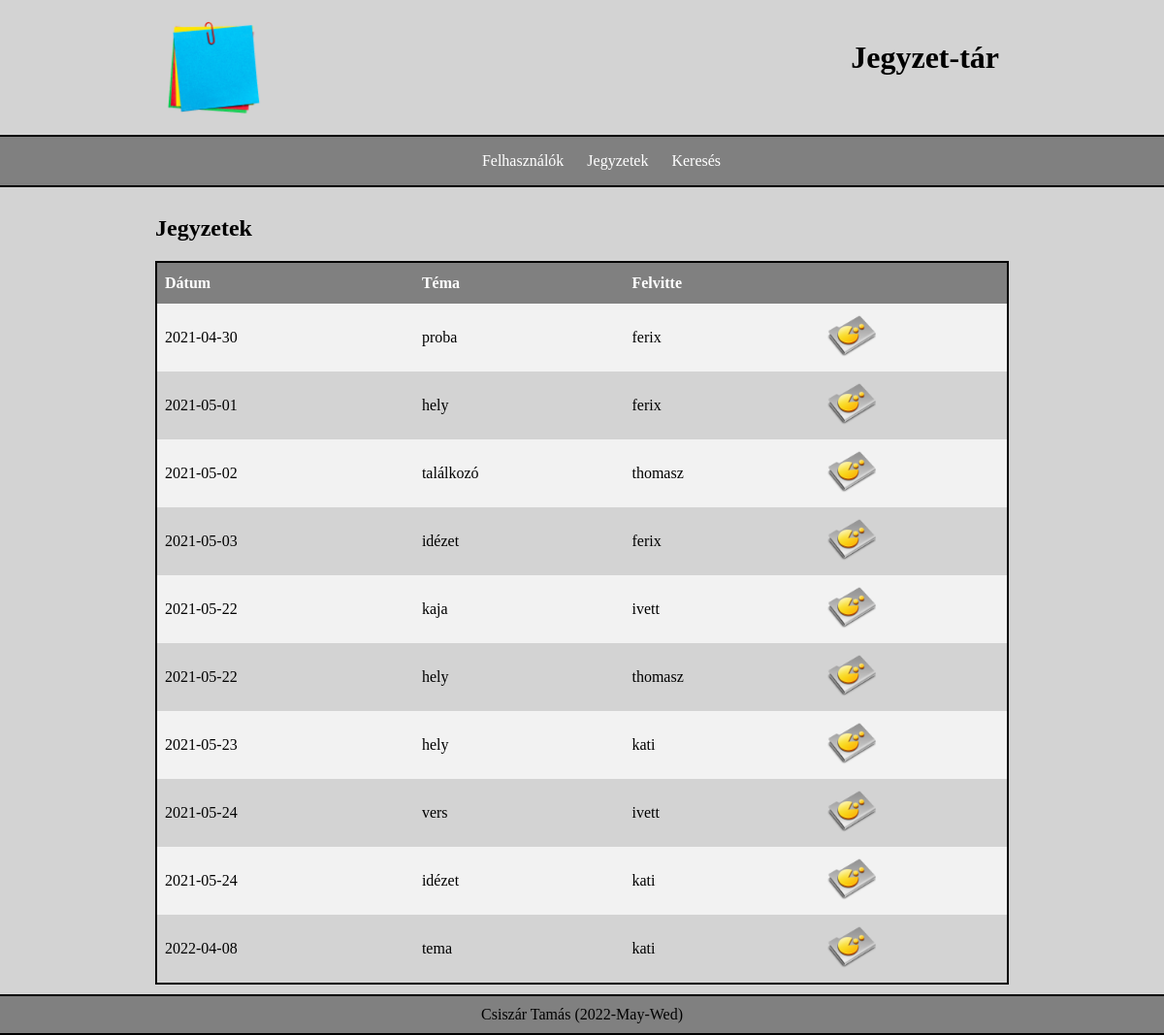
The page / on the database its author committed.
### tables this page shows
CREATE TABLE `j_jegyzet` (
  `j_id` int(11) NOT NULL,
  `j_datum` date NOT NULL,
  `j_tema` varchar(255) NOT NULL,
  `j_tartalom` text NOT NULL,
  `f_id` int(11) NOT NULL
);

CREATE TABLE `j_felhasznalok` (
  `f_id` int(11) NOT NULL,
  `f_nev` varchar(255) NOT NULL,
  `f_jelszo` varchar(255) NOT NULL,
  `f_email` varchar(255) NOT NULL
);

### index.php (called while the page is built)
<?php
include("./BackEnd/DBConnection.php");
include("./BackEnd/DBFunctions.php");
include("./FrontEnd/menu.php");
include("./FrontEnd/header.php");
include($content);
include("./FrontEnd/footer.php");
?>

### BackEnd/DBConnection.php (called while the page is built, shortened)
<?php
function connect()
{
	$host="localhost";
	$user="root";
	$pw="";
	$db="dolgozat";
	$connect= new mysqli($host,$user,$pw,$db);
	return $connect;
}
?>

### BackEnd/DBFunctions.php (called while the page is built, shortened)
<?php
function Jegyzetek()
{
    $sql =
    "SELECT j_datum,j_tema,f_nev,j_id
    FROM j_jegyzet
    INNER JOIN j_felhasznalok ON j_jegyzet.f_id = j_felhasznalok.f_id
    ORDER BY j_datum ASC;";
    $result=connect()->query($sql);
    if($result->num_rows >0) {
        $n = 0;
        while ($row = $result->fetch_assoc())
        {
            $list[$n]["datum"] = $row["j_datum"];
            $list[$n]["tema"] = $row["j_tema"];
            $list[$n]["nev"] = $row["f_nev"];
            $list[$n]["id"] = $row["j_id"];
            $n++;
        }
    }
    else {
        $list = null;
    }
    return $list;
}
?>

### FrontEnd/pages/jegyzetek.php (the view)
<h2>Jegyzetek</h2>
<table>
    <tr>
        <th>Dátum</th>
        <th>Téma</th>
        <th>Felvitte</th>
        <th></th>
    </tr>
    <?php
    $jegyzetek = Jegyzetek();
    for ($i=0; $i < count($jegyzetek); $i++) {
        echo "<tr>
            <td>".$jegyzetek[$i]["datum"]."</td>
            <td>".$jegyzetek[$i]["tema"]."</td>
            <td>".$jegyzetek[$i]["nev"]."</td>
            <td><a href='./?p=jegyzet&id=".$jegyzetek[$i]["id"]."'><img src='./Frontend/img/details.png' alt='details.png'></a></td>
        </tr>";
    }
    ?>
</table>

### FrontEnd/header.php (shortened to what this page needs)
<!DOCTYPE html>
<html lang='hu'>
<head>
	<link rel='stylesheet' href='./FrontEnd/css/mystyle.css' />
	<link rel="stylesheet" href="./FrontEnd/css/table.css" />
</head>
<body id='pagetop'>
<div class='full'>
<header>
	<div class="content">
		<a href="./">
			<img src="./FrontEnd/img/logo.png" alt="logo.png">
		</a>
		<h1>Jegyzet-tár</h1>
	</div>
</header>
<nav>
	<ul>
		<li><a href="./?p=felhasznalok">Felhasználók</a></li>
		<li><a href="./?p=jegyzetek">Jegyzetek</a></li>
		<li><a href="./?p=kereses">Keresés</a></li>
	</ul>
</nav>
<main>

### FrontEnd/footer.php (shortened to what this page needs)
</main>
<footer>
	<span>Csiszár Tamás</span>
	<span>(<?php echo date("Y-M-D") ?>)</span>
</footer>
</div>
</body>
</html>

### FrontEnd/css/mystyle.css (style rules this page uses)
* { box-sizing: border-box; }
body { margin: 0; width: 100%; background-color: lightgray; }
.full { margin: auto; }
header { width: 75%; margin: auto; }
header .content { width: 100%; display: inline-block; padding: 20px; text-align: right; }
header img { width: 100px; height: auto; float: left; }
nav { width: 100%; background-color: grey; border-top: 2px solid black; border-bottom: 2px solid black; text-align: center; }
nav ul { text-decoration: none; }
nav ul li { display: inline-block; }
nav a { color: white; text-decoration: none; margin: 0 10px; }
main { width: 75%; margin: auto; padding: 10px; }
footer { width: 100%; background-color: grey; border-top: 2px solid black; border-bottom: 2px solid black; text-align: center; padding-top: 10px; padding-bottom: 10px; }

### FrontEnd/css/table.css (style rules this page uses)
table { border-collapse: collapse; border: 2px solid black; width: 100%; }
table td, table th { padding: 8px; }
table tr:nth-child(even) { background-color: #f2f2f2; }
table th { padding-top: 12px; padding-bottom: 12px; text-align: left; background-color: grey; color: white; }
table img { width: 50px; height: auto; }

### rows shown on the page
j_jegyzet: j_datum "2021-04-30", j_tema "proba", f.f_nev "ferix"
j_jegyzet: j_datum "2021-05-01", j_tema "hely", f.f_nev "ferix"
j_jegyzet: j_datum "2021-05-02", j_tema "találkozó", f.f_nev "thomasz"
j_jegyzet: j_datum "2021-05-03", j_tema "idézet", f.f_nev "ferix"
j_jegyzet: j_datum "2021-05-22", j_tema "kaja", f.f_nev "ivett"
j_jegyzet: j_datum "2021-05-22", j_tema "hely", f.f_nev "thomasz"
j_jegyzet: j_datum "2021-05-23", j_tema "hely", f.f_nev "kati"
j_jegyzet: j_datum "2021-05-24", j_tema "vers", f.f_nev "ivett"
j_jegyzet: j_datum "2021-05-24", j_tema "idézet", f.f_nev "kati"
j_jegyzet: j_datum "2022-04-08", j_tema "tema", f.f_nev "kati"
